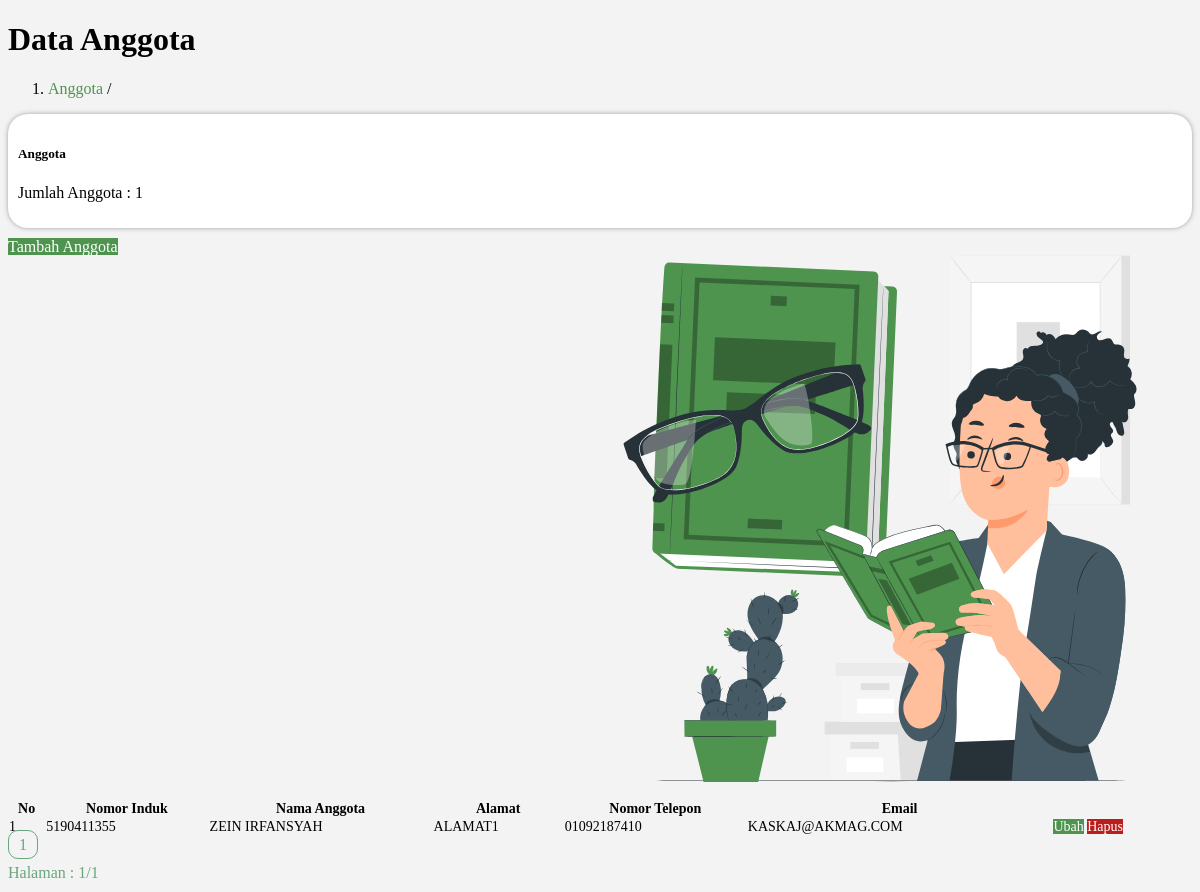
/page/anggota/anggota.php, run on the app's committed database.
### tables this page shows
CREATE TABLE `anggota_perpustakaan` (
  `kode_anggota` int NOT NULL,
  `nisn_anggota` varchar(100) NOT NULL,
  `nama_anggota` varchar(100) NOT NULL,
  `alamat_anggota` varchar(100) NOT NULL,
  `no_hp_anggota` varchar(100) NOT NULL,
  `email_anggota` varchar(100) NOT NULL
);

### page/anggota/anggota.php (the view, shortened to what this page needs)
<?php
$data_anggota = mysqli_query($conn, "SELECT * FROM anggota_perpustakaan");
$jumlah_anggota = mysqli_num_rows($data_anggota);
?>
<!DOCTYPE html>
<html lang="en">
<head>
    <link rel="stylesheet" href="../../css/style.css">
</head>
<body>
    <h1 class="mt-4">Data Anggota</h1>
    <ol class="breadcrumb mb-4">
        <li class="breadcrumb-item"><a href="dashboard.php?p=anggota">Anggota</a> / </li>
    </ol>
    <div class="row mb-3">
        <div class="col-4">
            <div class="card card-info">
                <div class="card-body">
                    <div class="row">
                        <div class="col">
                            <h5 class="card-title">Anggota</h5>
                            <p class="card-text">Jumlah Anggota : <?php echo $jumlah_anggota; ?></p>
                        </div>
                        <div class="col">
                            <img src="../../img/illustration/img7.svg" alt="" srcset="">
                        </div>
                    </div>
                </div>
            </div>
        </div>
    </div>
    <div class="row">
        <div class="col">
            <a href="?p=anggota&aksi=tambah" class="btn btn-hijau mb-3">Tambah Anggota</a>
        </div>
    </div>
    <div class="card card-table mb-4">
        <div class="card-body">
            <div class="table-responsive">
                <table class="table table-bordered" id="dataTable" width="100%" cellspacing="0" style="font-size: 14px;">
                    <thead>
                        <tr>
                            <th>No</th>
                            <th>Nomor Induk</th>
                            <th>Nama Anggota</th>
                            <th>Alamat</th>
                            <th>Nomor Telepon</th>
                            <th>Email</th>
                        </tr>
                    </thead>
                    <tbody>
                        <?php
                        $halaman = 5;
                        $page = isset($_GET["halaman"]) ? (int)$_GET["halaman"] : 1;
                        $mulai = ($page>1) ? ($page * $halaman) - $halaman : 0;
                        $result = mysqli_query($conn, "SELECT * FROM anggota_perpustakaan");
                        $total = mysqli_num_rows($result);
                        $pages = ceil($total/$halaman);
                        $query = mysqli_query($conn, "SELECT * FROM anggota_perpustakaan order by kode_anggota desc LIMIT $mulai, $halaman") or die(mysql_error);
                        $no = $mulai+1;
                        while ($view_anggota = $query->fetch_assoc()) {
                        ?>
                        <tr>
                            <td><?= $no++; ?></td>
                            <td><?= $view_anggota['nisn_anggota']; ?></td>
                            <td><?= $view_anggota['nama_anggota']; ?></td>
                            <td><?= $view_anggota['alamat_anggota']; ?></td>
                            <td><?= $view_anggota['no_hp_anggota']; ?></td>
                            <td><?= $view_anggota['email_anggota']; ?></td>
                            <td>
                                <a href="?p=anggota&aksi=ubah&kode_anggota=<?= $view_anggota['kode_anggota']; ?>" class="btn btn-hijau btn-sm">Ubah</a>
                                <a href="?p=anggota&aksi=hapus&kode_anggota=<?= $view_anggota['kode_anggota']; ?>" class="btn btn-merah btn-sm" onclick="return confirm('Yakin ?')">Hapus</a>
                            </td>
                        </tr>
                        <?php } ?>
                    </tbody>
                </table>
                <div class="pagging">
                    <?php for ($i=1; $i <= $pages; $i++) { ?>
                    <a href="?p=anggota&halaman=<?php echo $i; ?>"><?php echo $i; ?></a>
                    <?php }?>
                </div >
                <div class="indikator-halaman">
                    Halaman : <?php echo $page."/".$pages; ?>
                </div>
            </div>
        </div>
    </div>
</body>
</html>

### css/style.css (style rules this page uses)
body { background-color: #f3f3f3 }
a { text-decoration: none; color: #4E944F; }
.btn-hijau { background-color: #4E944F; color: #fff; }
.btn-merah { background-color: #bb1c1c; color: #fff; }
.pagging a { text-decoration: none; padding: 5px 10px; border: solid 1px #69a57d; color: #69a57d; border-radius: 10px; }
.indikator-halaman { margin: 10px 0; color: #69a57d; }
.card-info { background-color: #fff; color: #000; box-shadow: 0 0 5px 0 #00000057; border-radius: 20px; padding: 10px; margin-bottom: 10px; }
.card-info .card-body img { width: 50%; float: right; }

### data on the page
anggota_perpustakaan: nisn_anggota "5190411355", nama_anggota "ZEIN IRFANSYAH", alamat_anggota "ALAMAT1", no_hp_anggota "01092187410", email_anggota "KASKAJ@AKMAG.COM"

### other printed values
$jumlah_anggota "1"
$page "1"
$pages "1"
